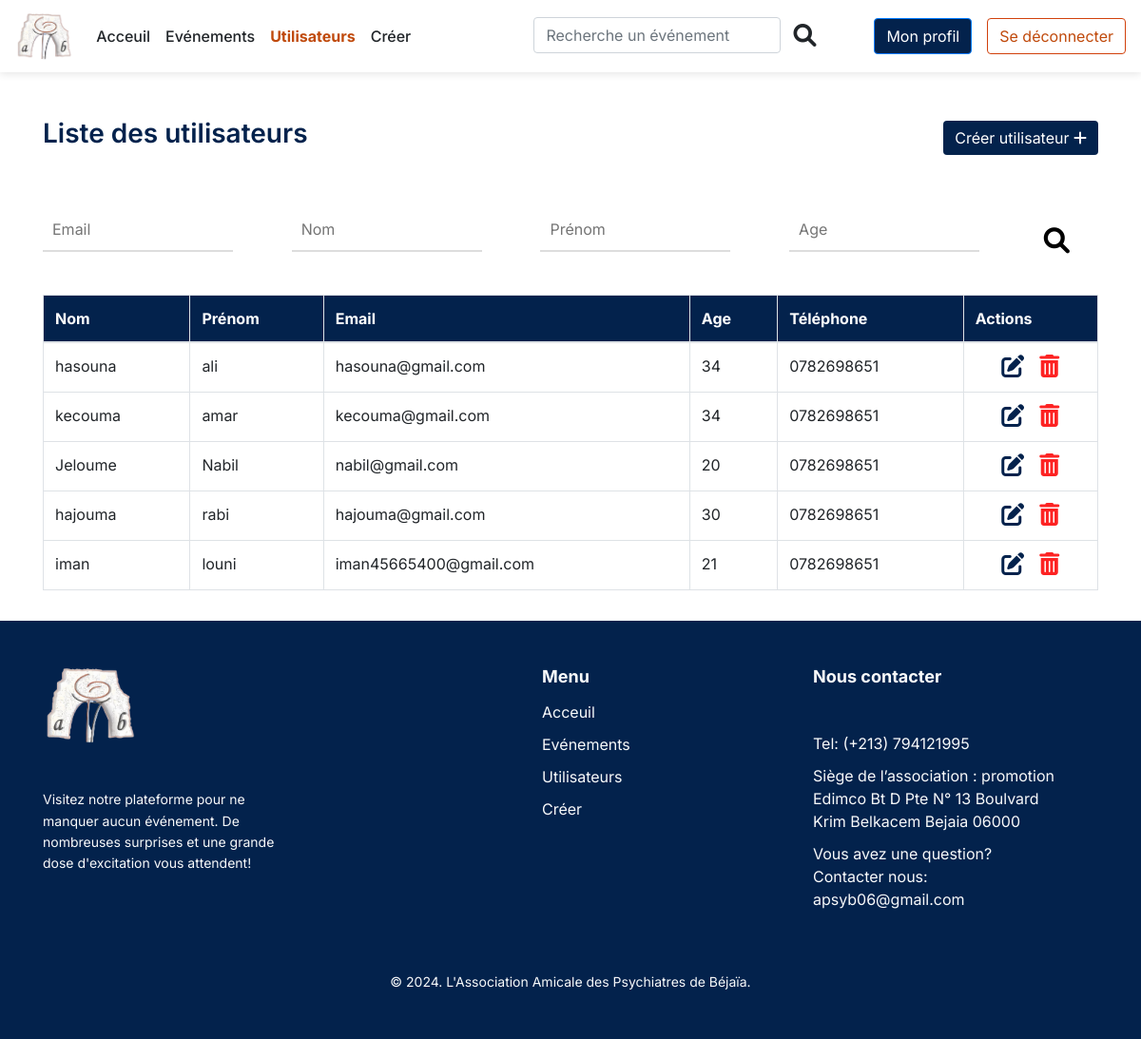
The page /users/users/ (signed in) on the database its author committed.
### users/models.py (models this page shows, shortened)
class Utilisateur(AbstractBaseUser, PermissionsMixin):
    ROLE_CHOICES = [
        ('admin', 'Admin'),
        ('beneficiaire', 'Bénéficiaire'),
    ]
    email = models.EmailField(unique=True)
    nom = models.CharField(max_length=255)
    prenom = models.CharField(max_length=255)
    age = models.IntegerField()
    telephone = models.CharField(max_length=20)
    password = models.CharField(max_length=200)
    is_staff = models.BooleanField(default=False)
    is_active = models.BooleanField(default=True)
    objects=UtilisateurManager()
    USERNAME_FIELD = 'email'
    REQUIRED_FIELDS = ['nom', 'prenom', 'age', 'telephone']

### users/decorators.py (the view)
        def wrapper_function(request, *args, **kwargs):
            group =  None
            if request.user.groups.exists():
                group = request.user.groups.all()[0].name
                print(f"Group found: {group}")
            else:
                print("No group found for the user.")
            if group in allowed_roles:
                print(f"Group {group} is in allowed roles: {allowed_roles}")
                return view_function(request, *args, **kwargs)
            else:
                print(f"Group {group} is NOT in allowed roles: {allowed_roles}")
            return HttpResponse("You are not allowed to view this page!")

### users/views.py (called while the page is built)
@login_required(login_url="login")
@allowed_users(allowed_roles=['admin'])
def users(request):
    users = Utilisateur.objects.filter(is_superuser = False)
    my_Filter = user_filter(request.GET,queryset=users)
    users = my_Filter.qs
    return render(request,'users/users.html' ,
            {'users':users,
             'my_Filter':my_Filter})

### users/Templates/users/users.html (shortened to what this page needs)
{% extends 'main/base.html' %}
{% block content %}
<div class="container mt-5">
    <div class="d-flex justify-content-between align-items-center mb-4">
        <h3 class="fs-1" style="color: #03224c; font-weight: 600;">Liste des utilisateurs</h3>
        <a href="{% url 'create_user' %}">
            <button class="btn btn-primary user-page">
                Créer utilisateur
                <i class="fa-solid fa-plus" style="color: #fff;"></i>
            </button>
        </a>
    </div>
    <form action="" method="GET" class="py-4 pr-4">
        <div class="d-flex align-items-center justify-content-between">
            <div>
                <input type="text" name="email" class="user-input" id="email" placeholder="Email"
                    value="{{ my_Filter.form.email.value | default_if_none:''}}">
            </div>
            <div>
                <input type="text" name="nom" class="user-input" id="nom" placeholder="Nom"
                    value="{{ my_Filter.form.nom.value | default_if_none:''}}">
            </div>
            <div>
                <input type="text" name="prenom" class="user-input" id="prenom" placeholder="Prénom"
                    value="{{ my_Filter.form.prenom.value | default_if_none:'' }}">
            </div>
            <div>
                <input type="number" name="age" class="user-input" id="age" placeholder="Age"
                    value="{{ my_Filter.form.age.value | default_if_none:'' }}">
            </div>
            <div class="d-flex justify-content-end mt-4">
                <button type="submit" style="outline: none; border: none; background-color: transparent;">
                    <i class="fa-solid fa-magnifying-glass" style="font-size: 1.7em;"></i>
                </button>
            </div>
        </div>
    </form>
    <div class="table-responsive my-3">
        <table class="table table-bordered table-hover">
            <thead style="background-color: #03224c; color: #fff;">
                <tr>
                    <th scope="col">Nom</th>
                    <th scope="col">Prénom</th>
                    <th scope="col">Email</th>
                    <th scope="col">Age</th>
                    <th scope="col">Téléphone</th>
                    <th scope="col">Actions</th>
                </tr>
            </thead>
            <tbody>
                {% for user in users %}
                <tr>
                    <td>{{ user.nom }}</td>
                    <td>{{ user.prenom }}</td>
                    <td>{{ user.email }}</td>
                    <td>{{ user.age }}</td>
                    <td>{{ user.telephone }}</td>
                    <td class="text-center">
                        <div class="d-flex justify-content-center gap-5 icons">
                            <a href="{% url 'update_user' user.id %}" style="margin-right: 1rem;">
                                <i class="fa-solid fa-pen-to-square edit"
                                    style="font-size: 1.5rem; color: #03224c;"></i>
                            </a>
                            <a href="{% url 'delete_user' user.id%}">
                                <i class="fa-solid fa-trash-can" style="font-size: 1.5rem; color: #fd2323;"></i>
                            </a>
                        </div>
                    </td>
                </tr>
                {% endfor %}
            </tbody>
        </table>
    </div>
</div>
{% endblock %}

### main/Templates/main/base.html (style rules this page uses)
body { font-family: 'Inter', sans-serif; }

### users/Templates/users/users.html (style rules this page uses)
.user-page { background-color: #03224c; transition: background-color 0.3s ease; border: none; outline: none; }
.user-input { border: none; border-bottom: 2px solid #ddd; border-radius: 0; padding: 10px; outline: none; transition: border-color 0.3s ease; font-size: 1rem; width: 200px; }

### main/Templates/main/footer.html (style rules this page uses)
.text-center { margin-top: 20px; }

### rows shown on the page
Utilisateur: nom "hasouna", prenom "ali", email "hasouna@gmail.com", age "34", telephone "0782698651"
Utilisateur: nom "kecouma", prenom "amar", email "kecouma@gmail.com", age "34", telephone "0782698651"
Utilisateur: nom "Jeloume", prenom "Nabil", email "nabil@gmail.com", age "20", telephone "0782698651"
Utilisateur: nom "hajouma", prenom "rabi", email "hajouma@gmail.com", age "30", telephone "0782698651"
Utilisateur: nom "iman", prenom "louni", email "iman45665400@gmail.com", age "21", telephone "0782698651"
